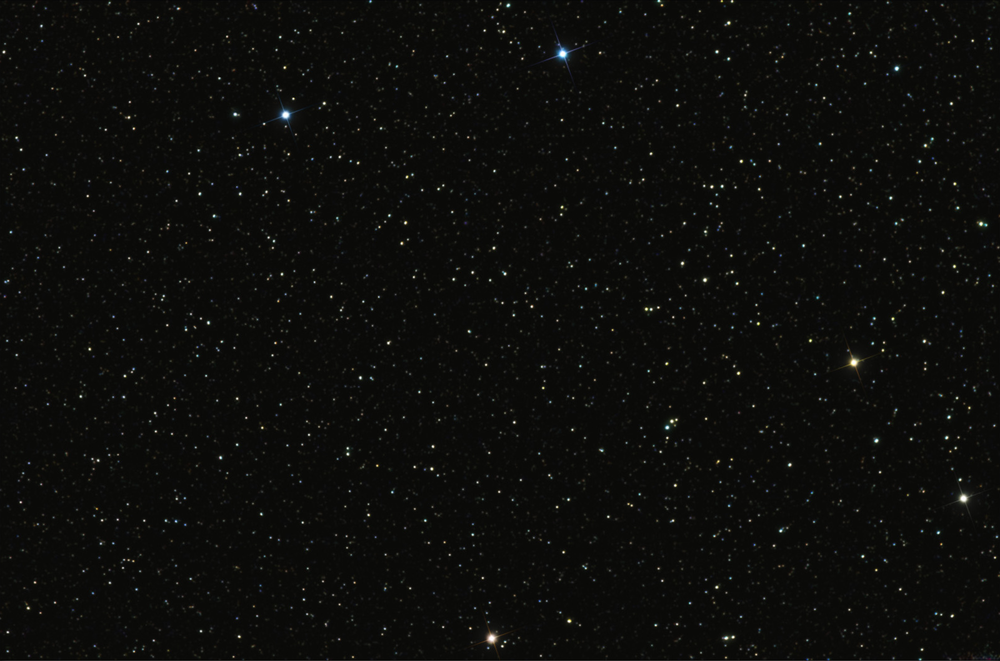
#> input picture StarMap.png, 1000 x 661 px, shrunk from 1600 x 1057 before the run
$ jupyter execute Defined_Area.ipynb
#> lines starting #> are read from the running program, lines starting #| are printed output that depends on the picture
[cell 1]
import cv2
import numpy as np
from matplotlib import pyplot as plt

[cell 2]
image = cv2.imread('StarMap.png',0)
#> image: shape (661, 1000); min 3, max 255, mean 12.2
image2 = image.copy()
tpl = cv2.imread('Small_area_rotated.png',0)
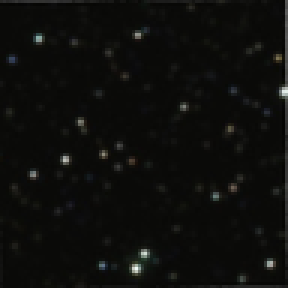
#> input picture Small_area_rotated.png, 96 x 96 px, shrunk from 154 x 154 before the run (shown 3 times larger)
#> tpl: shape (96, 96); min 3, max 243, mean 13.2
tpl2 = cv2.imread('Small_area.png',0)
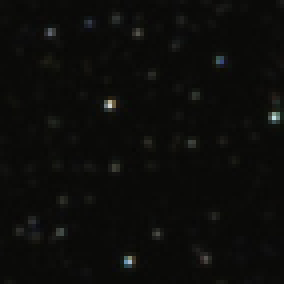
#> input picture Small_area.png, 71 x 71 px, shrunk from 114 x 114 before the run (shown 4 times larger)
#> tpl2: shape (71, 71); min 6, max 214, mean 11.6

[cell 3]
def find_image(img, template):

  w, h = template.shape[::-1]
#> w = 96; h = 96
  method = eval('cv2.TM_SQDIFF')
  res = cv2.matchTemplate(img,template,method)
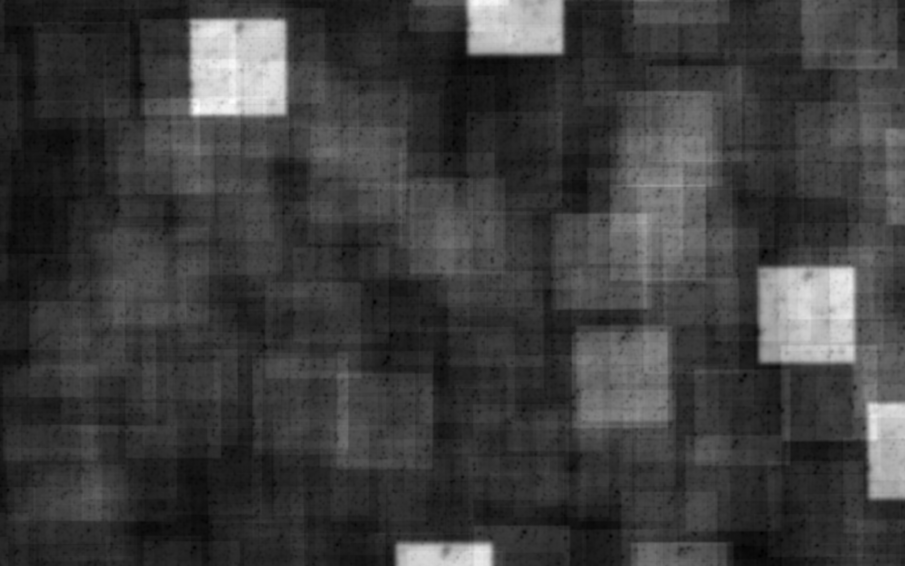
#> res: shape (566, 905) float32; min 1988546.5, max 6426986, mean 3069683.2; drawn with min black and max white
  if res.any():
    #our values
    min_val, max_val, min_loc, max_loc = cv2.minMaxLoc(res)
#> min_val = 1988546.5; max_val = 6426986; min_loc = (761, 533); max_loc = (198, 109)
    #left side position
    top_left = min_loc
#> top_left = (761, 533)
    #right side position
    bottom_right = (top_left[0] + w, top_left[1] + h)
#> bottom_right = (857, 629)
    cv2.rectangle(img,top_left, bottom_right, 255, 2)
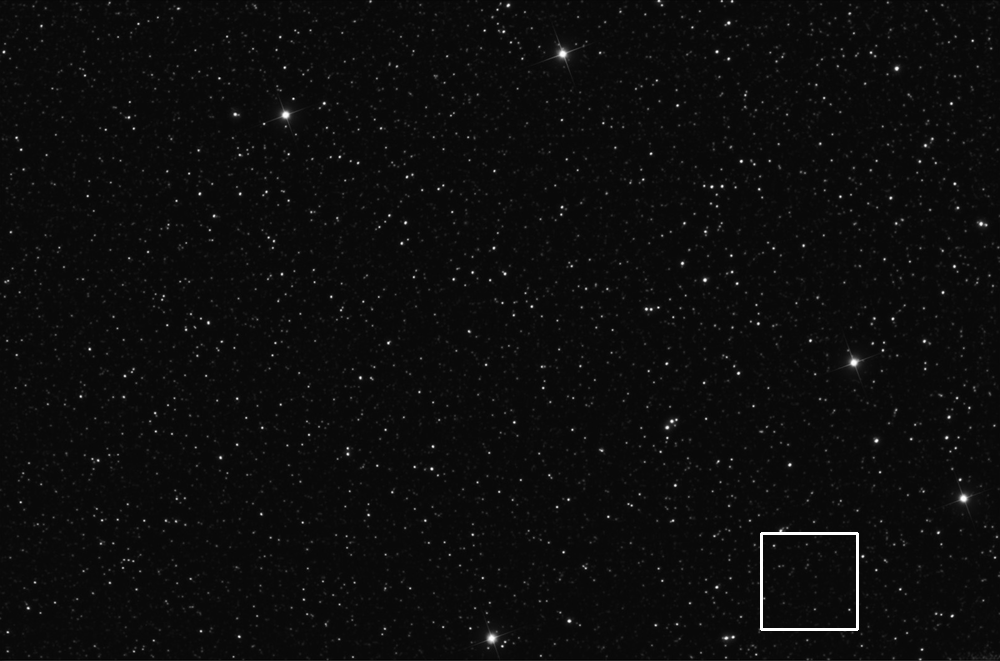
#> img: shape (661, 1000); min 3, max 255, mean 12.6
     #illustration
    plt.figure(figsize=(20,16))
    plt.subplot(121),plt.imshow(res,cmap = 'gray')
    plt.title('Matching Result'), plt.xticks([]), plt.yticks([])
    plt.subplot(122),plt.imshow(img,cmap = 'gray')
    plt.title('Detected Point'), plt.xticks([]), plt.yticks([])
    plt.suptitle('Find Image')
    plt.show()
    return f'coordinates : {min_loc}, {max_loc}'
  return 'There is no matching image'

[cell 4]
find_image(image,tpl)
#> Out = 'coordinates : (761, 533), (198, 109)'

[cell 5]
find_image(image2,tpl2)
#> in find_image (call 2), `res = cv2.matchTemplate(img,template,method)`:
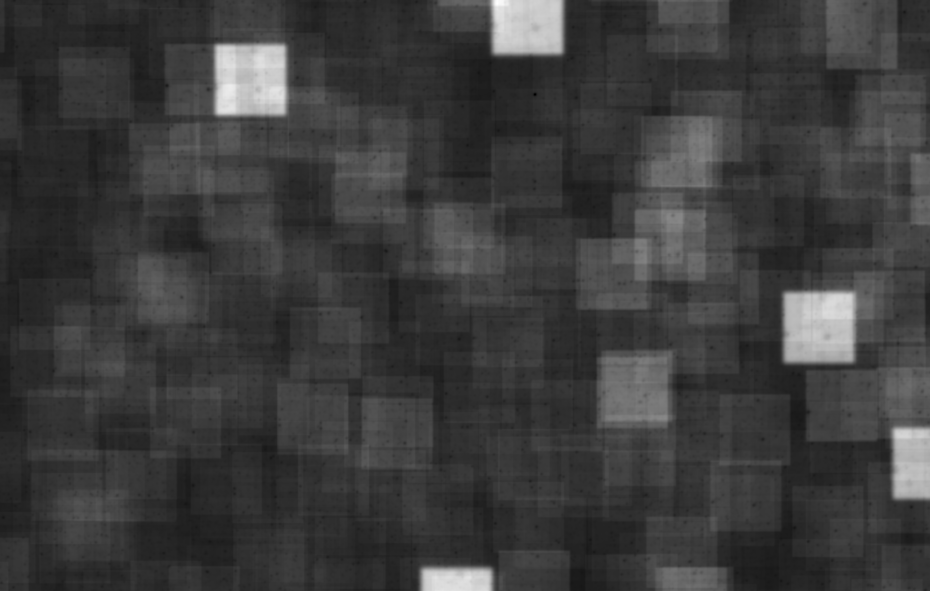
#> res: shape (591, 930) float32; min 83501, max 4612711, mean 1163729.2; drawn with min black and max white
#> in find_image (call 2), `min_val, max_val, min_loc, max_loc = cv2.minMaxLoc(res)`: min_val = 83501; max_val = 4612711; min_loc = (535, 94); max_loc = (497, 3)
#> in find_image (call 2), `top_left = min_loc`: top_left = (535, 94)
#> in find_image (call 2), `bottom_right = (top_left[0] + w, top_left[1] + h)`: bottom_right = (606, 165)
#> in find_image (call 2), `cv2.rectangle(img,top_left, bottom_right, 255, 2)`:
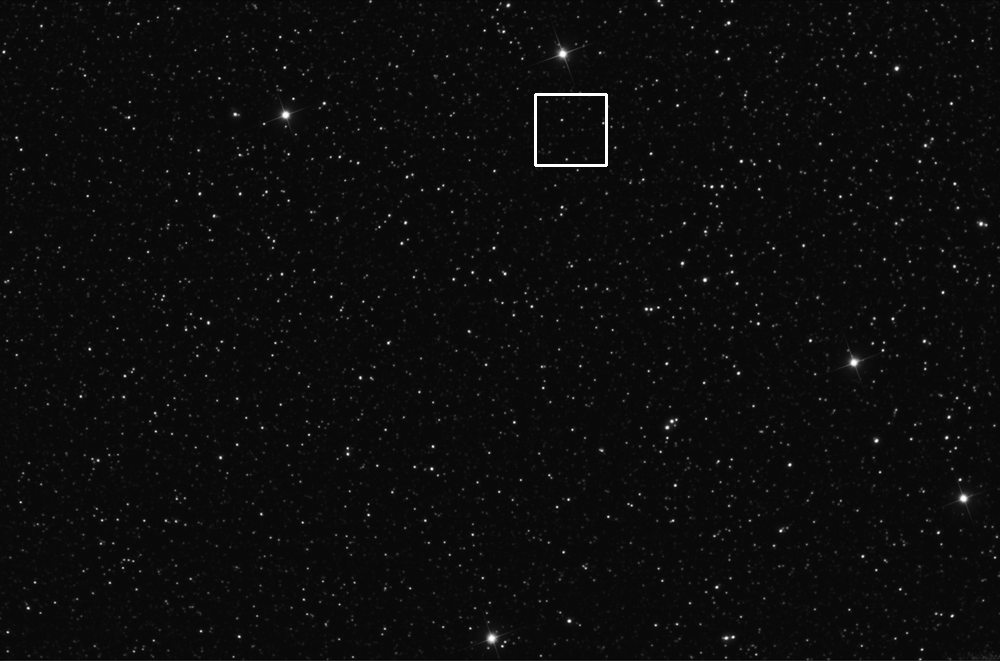
#> img: shape (661, 1000); min 3, max 255, mean 12.5
#> Out = 'coordinates : (535, 94), (497, 3)'
